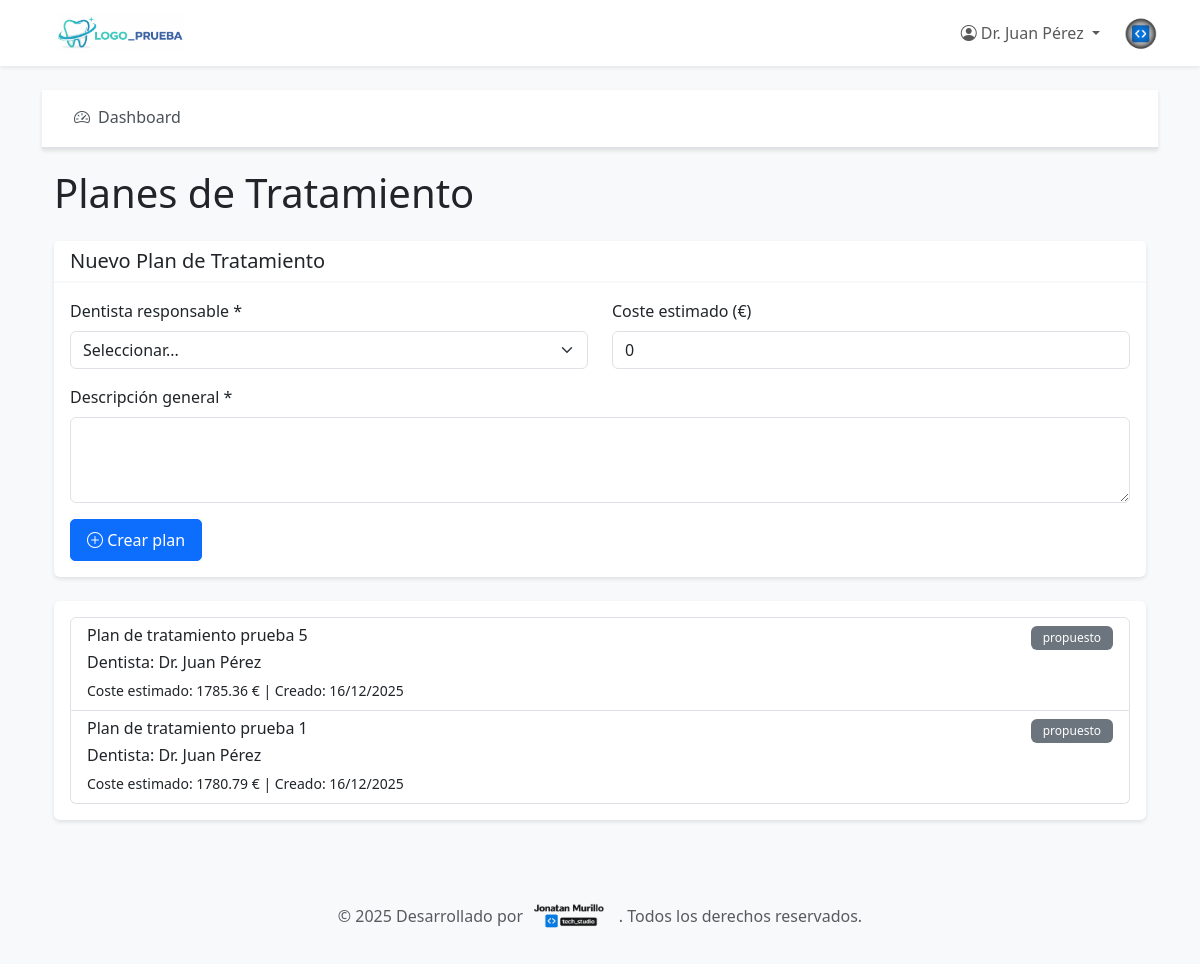
The page /panel/pacientes/3/tratamientos (signed in) on the database its author committed.
### app/models.py (models this page shows, shortened)
class User(UserMixin, db.Model):
    __tablename__ = 'users'
    id = db.Column(db.Integer, primary_key=True)
    nombre = db.Column(db.String(100), nullable=False)
    email = db.Column(db.String(120), unique=True, nullable=False, index=True)
    password_hash = db.Column(db.String(255), nullable=False)
    rol = db.Column(db.String(50), nullable=False)  # admin, recepcionista, dentista, auxiliar, comercial
    activo = db.Column(db.Boolean, default=True, nullable=False)
    fecha_creacion = db.Column(db.DateTime, default=datetime.utcnow)
    appointments_as_dentist = db.relationship('Appointment', foreign_keys='Appointment.dentist_id', backref='dentist', lazy='dynamic')
    treatment_plans = db.relationship('TreatmentPlan', backref='dentist_user', lazy='dynamic')
    def is_admin(self):
        return self.rol == 'admin'
    def is_dentist(self):
        return self.rol == 'dentist'
    def is_recepcionista(self):
        return self.rol == 'recepcionista'

class TreatmentPlan(db.Model):
    __tablename__ = 'treatment_plans'
    id = db.Column(db.Integer, primary_key=True)
    patient_id = db.Column(db.Integer, db.ForeignKey('patients.id'), nullable=False, index=True)
    dentist_id = db.Column(db.Integer, db.ForeignKey('users.id'), nullable=False, index=True)
    fecha_creacion = db.Column(db.DateTime, default=datetime.utcnow, nullable=False)
    descripcion_general = db.Column(db.Text)
    estado = db.Column(db.String(50), default='propuesto', nullable=False)  # propuesto, en_curso, finalizado, cancelado
    coste_estimado = db.Column(db.Numeric(10, 2), default=0)
    treatment_items = db.relationship('TreatmentItem', backref='treatment_plan', lazy='dynamic', cascade='all, delete-orphan')

### app/routes_panel.py (the view, shortened to what this page needs)
@bp.route('/pacientes/<int:patient_id>/tratamientos', methods=['GET', 'POST'])
@login_required
@role_required('admin', 'recepcionista', 'dentista')
def treatment_plans_list(patient_id):
    paciente = Patient.query.get_or_404(patient_id)
    planes = paciente.treatment_plans.order_by(TreatmentPlan.fecha_creacion.desc()).all()
    dentistas = User.query.filter_by(rol='dentista', activo=True).all()
    return render_template('panel/tratamientos/list.html', paciente=paciente, planes=planes, dentistas=dentistas)

### app/models.py (called while the page is built)
    def nombre_completo(self):
        return f"{self.nombre} {self.apellidos}"

    @classmethod
    def get_settings(cls):
        settings = cls.query.first()
        if not settings:
            settings = cls(nombre_clinica='Clínica Dental')
            db.session.add(settings)
            db.session.commit()
        return settings

### app/routes_auth.py (called while the page is built)
def role_required(*roles):
    def decorator(f):
        @wraps(f)
        @login_required
        def decorated_function(*args, **kwargs):
            if current_user.rol not in roles:
                flash('No tienes permisos para acceder a esta página.', 'error')
                return redirect(url_for('panel.dashboard'))
            return f(*args, **kwargs)
        return decorated_function
    return decorator

### templates/panel/tratamientos/list.html (shortened to what this page needs)
{% extends "panel/base.html" %}
{% block panel_content %}
<h1 class="mb-4">Planes de Tratamiento</h1>
<div class="card mb-4">
    <div class="card-header">
        <h5 class="mb-0">Nuevo Plan de Tratamiento</h5>
    </div>
    <div class="card-body">
        <form method="POST">
            <div class="row">
                <div class="col-md-6 mb-3">
                    <label for="dentist_id" class="form-label">Dentista responsable *</label>
                    <select class="form-select" id="dentist_id" name="dentist_id" required>
                        <option value="">Seleccionar...</option>
                    </select>
                </div>
                <div class="col-md-6 mb-3">
                    <label for="coste_estimado" class="form-label">Coste estimado (€)</label>
                    <input type="number" step="0.01" class="form-control" id="coste_estimado" name="coste_estimado" value="0">
                </div>
            </div>
            <div class="mb-3">
                <label for="descripcion_general" class="form-label">Descripción general *</label>
                <textarea class="form-control" id="descripcion_general" name="descripcion_general" rows="3" required></textarea>
            </div>
            <button type="submit" class="btn btn-primary">
                <i class="bi bi-plus-circle"></i> Crear plan
            </button>
        </form>
    </div>
</div>
<div class="card">
    <div class="card-body">
        {% if planes %}
        <div class="list-group">
            {% for plan in planes %}
            <a href="{{ url_for('panel.treatment_plan_detail', plan_id=plan.id) }}" class="list-group-item list-group-item-action">
                <div class="d-flex w-100 justify-content-between">
                    <h6 class="mb-1">{{ plan.descripcion_general }}</h6>
                    <span class="badge bg-{{ 'success' if plan.estado == 'finalizado' else 'warning' if plan.estado == 'en_curso' else 'secondary' }}">
                        {{ plan.estado }}
                    </span>
                </div>
                <p class="mb-1">Dentista: {{ plan.dentist_user.nombre }}</p>
                <small>Coste estimado: {{ "%.2f"|format(plan.coste_estimado) }} € | Creado: {{ plan.fecha_creacion.strftime('%d/%m/%Y') }}</small>
            </a>
            {% endfor %}
        </div>
        {% else %}
        <p class="text-muted">No hay planes de tratamiento registrados.</p>
        {% endif %}
    </div>
</div>
{% endblock %}

### templates/base.html (shortened to what this page needs)
<!DOCTYPE html>
<html lang="es">
<head>
    <link href="https://cdn.jsdelivr.net/npm/bootstrap@5.3.0/dist/css/bootstrap.min.css" rel="stylesheet">
    <link rel="stylesheet" href="https://cdn.jsdelivr.net/npm/bootstrap-icons@1.11.0/font/bootstrap-icons.css">
    <link rel="stylesheet" href="{{ url_for('static', filename='css/style.css') }}">
</head>
<body>
    <nav class="navbar navbar-expand-lg navbar-light bg-white shadow-sm">
        <div class="container">
            <a class="navbar-brand d-flex align-items-center" href="{{ url_for('public.index') }}">
                <img src="{{ url_for('static', filename='logo.png') }}" alt="Clínica Dental" height="40" class="me-2">
            </a>
            <div class="collapse navbar-collapse" id="navbarNav">
                <ul class="navbar-nav ms-auto align-items-center">
                    {% if current_user.is_authenticated %}
                        {% if current_user.__class__.__name__ == 'User' %}
                            <li class="nav-item dropdown">
                                <a class="nav-link dropdown-toggle" href="#" id="navbarDropdown" role="button" data-bs-toggle="dropdown">
                                    <i class="bi bi-person-circle"></i> {{ current_user.nombre }}
                                </a>
                            </li>
                            <li class="nav-item d-flex align-items-center ms-3">
                                <img src="{{ url_for('static', filename='logo_jm.png') }}"
                                     alt="JM"
                                     height="35"
                                     class="logo-ayuda"
                                     style="cursor: pointer;"
                                     data-bs-target="#modalAyuda"
                                     title="¿Necesitas ayuda?"
                                     onclick="var modal = new bootstrap.Modal(document.getElementById('modalAyuda')); modal.show();">
                            </li>
                        {% endif %}
                    {% endif %}
                </ul>
            </div>
        </div>
    </nav>
    <main class="{% block main_class %}container my-4{% endblock %}">
        {% block content %}{% endblock %}
    </main>
    <footer class="bg-light mt-5 py-4">
        <div class="container text-center">
            <p class="mb-0 text-muted d-flex align-items-center justify-content-center gap-2 flex-wrap">
                &copy; 2025 Desarrollado por
                <img src="{{ url_for('static', filename='logo_pie.png') }}" alt="Desarrollado por" height="40" class="align-middle" style="margin-top: 8px;">
                . Todos los derechos reservados.
            </p>
        </div>
    </footer>
</body>
</html>

### static/css/style.css (style rules this page uses)
:root { --primary-color: #0d6efd; --secondary-color: #6c757d; --success-color: #198754; --danger-color: #dc3545; --warning-color: #ffc107; --light-bg: #f8f9fa; }
body { font-family: 'Segoe UI', Tahoma, Geneva, Verdana, sans-serif; background-color: var(--light-bg); }
.navbar-brand { font-weight: bold; font-size: 1.5rem; }
.card { border: none; box-shadow: 0 2px 4px rgba(0,0,0,0.1); margin-bottom: 20px; }
.card-header { background-color: #fff; border-bottom: 2px solid var(--light-bg); font-weight: 600; }
.btn { border-radius: 5px; padding: 8px 16px; }
.btn-primary { background-color: var(--primary-color); border-color: var(--primary-color); }
.badge { padding: 6px 12px; font-weight: 500; }
footer { margin-top: auto; }

### rows shown on the page
User: nombre "Dr. Juan Pérez"
TreatmentPlan: descripcion_general "Plan de tratamiento prueba 5", estado "propuesto", dentist_user.nombre "Dr. Juan Pérez", coste_estimado "1785.36", fecha_creacion "16/12/2025"
TreatmentPlan: descripcion_general "Plan de tratamiento prueba 1", estado "propuesto", dentist_user.nombre "Dr. Juan Pérez", coste_estimado "1780.79", fecha_creacion "16/12/2025"
